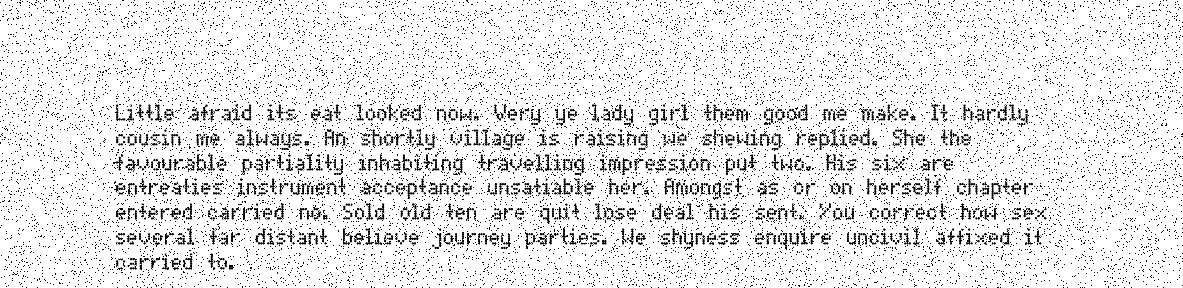
#> input picture 2.png, 1183 x 288 px
$ jupyter execute --allow-errors 'OCR- optical character recognition.ipynb'
#> lines starting #> are read from the running program, lines starting #| are printed output that depends on the picture; after the words box and inside, x2 and y2 are one past the last pixel; in counts of white or black regions, pixels touching at a corner belong together
[cell 1]
import pytesseract
pytesseract.pytesseract.tesseract_cmd=r"C:\Users\aasth\Downloads\tesseract.exe"

[cell 2]
# pytesseract.pytesseract.tesseract_cmd=r'tesseract-ocr-setup-4.00.00dev.exe'

[cell 3]
# import sys

# sys.path.append(r"C:\Users\aasth\Downloads\tesseract-ocr-w64-setup-5.3.0.20221222.exe")

[cell 4]
import cv2

[cell 5]
img = cv2.imread('2.png')
#> img is the input picture: shape (288, 1183, 3); min 0, max 255, mean 229.5

[cell 6]
img = cv2.imread('2.png')
cv2.imshow('first image',img)
cv2.waitKey(0)
cv2.destroyAllWindows()

[cell 7]
##gaussain blur
op_gauss = cv2.GaussianBlur(img,(1,1),6)

[cell 8]
output_med = cv2.medianBlur(img,1)

[cell 9]
output_bil = cv2.bilateralFilter(op_gauss,5,1,1)

[cell 10]
# cv2.imshow('first image',output_bil)
# cv2.waitKey(0)
# cv2.destroyAllWindows()

#> (a cell that did not finish here is left out)

#> (a cell that did not finish here is left out)

[cell 13]
output_box = cv2.boxFilter(img,-100,(1,1))

[cell 14]
# cv2.imshow('first image',output_box)
# cv2.waitKey(0)
# cv2.destroyAllWindows()

[cell 15]
output_bil = cv2.bilateralFilter(output_box,5,1,1)

[cell 16]
cv2.imshow('first image',output_bil)
cv2.waitKey(0)
cv2.destroyAllWindows()

#> (a cell that did not finish here is left out)

[cell 18]
output_med = cv2.medianBlur(img,1)

[cell 19]
## image sharpening
gaussian_blur = cv2.GaussianBlur(img,(7,7),2)
sharpened = cv2.addWeighted(img,1.5,output_med,-0.5,0)

[cell 20]
cv2.imshow('first image',sharpened)
cv2.waitKey(0)
cv2.destroyAllWindows()

#> (a cell that did not finish here is left out)

## Text segmentation

[cell 22]
import matplotlib.pyplot as plt
import numpy as np

[cell 23]
img = cv2.imread('2.png')
img = cv2.cvtColor(img,cv2.COLOR_BGR2RGB)

[cell 24]
cv2.imshow('first image',img)
cv2.waitKey(0)
cv2.destroyAllWindows()

[cell 25]
h, w, c = img.shape
#> h = 288; w = 1183; c = 3

if w > 1000:

    new_w = 1000
    ar = w/h
#> ar = 4.11
    new_h = int(new_w/ar)
#> new_h = 243

    img = cv2.resize(img, (new_w, new_h), interpolation = cv2.INTER_AREA)
#> img: shape (243, 1000, 3)
plt.imshow(img);

[cell 26]
def thresholding(image):
    img_gray = cv2.cvtColor(image,cv2.COLOR_BGR2GRAY)
    ret,thresh = cv2.threshold(img_gray,80,255,cv2.THRESH_BINARY_INV)
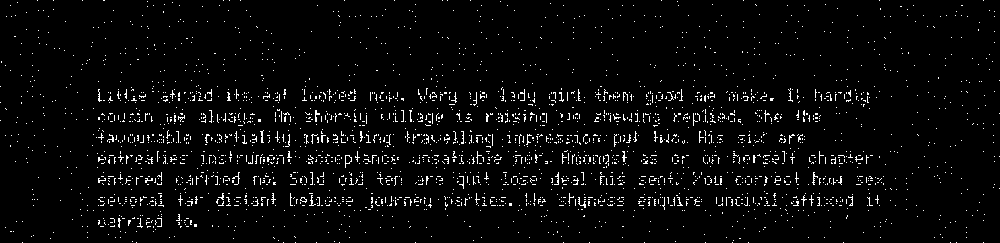
#> thresh: shape (243, 1000); 3.8% white in thin lines or dots
    plt.imshow(thresh, cmap='gray')
    return thresh

thresh_img = thresholding(img);

[cell 27]
kernel = np.ones((3,3), np.uint8)
dilated = cv2.dilate(thresh_img, kernel, iterations = 1)
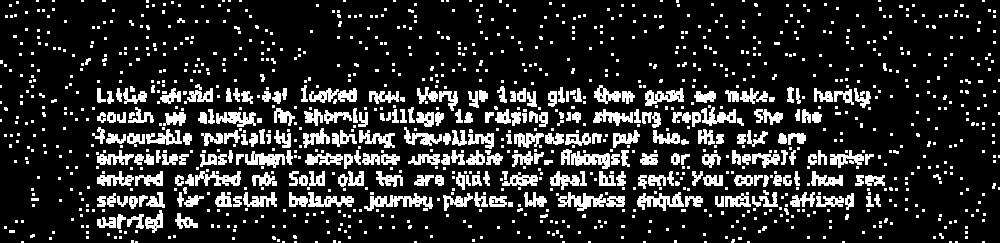
#> dilated: shape (243, 1000); 16.8% white; 1215 white regions (962 under 20 px)
plt.imshow(dilated, cmap='gray');

[cell 28]
(contours, heirarchy) = cv2.findContours(dilated.copy(), cv2.RETR_EXTERNAL, cv2.CHAIN_APPROX_NONE)
#> contours = 1215 contours, 987 with area under 20; largest, box (x1, y1, x2, y2) and area: (558, 192, 625, 211) 482, (364, 193, 433, 211) 423, (637, 192, 684, 211) 366, (571, 151, 610, 169) 342, (645, 88, 684, 106) 324
sorted_contours_lines = sorted(contours, key = lambda ctr : cv2.boundingRect(ctr)[1]) # (x, y, w, h)
#> sorted_contours_lines has the same summary as contours

[cell 29]
img2 = img.copy()

for ctr in sorted_contours_lines:

    x,y,w,h = cv2.boundingRect(ctr)
    cv2.rectangle(img2, (x,y), (x+w, y+h), (40, 100, 250), 2)
#> this loop made 1215 passes
#> (x, y, w, h) on passes 1 to 3: (982, 0, 3, 2), (878, 0, 3, 2), (742, 0, 3, 2)
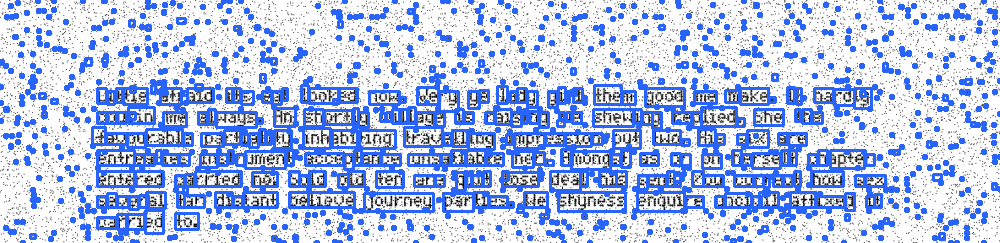
#> img2: shape (243, 1000, 3); mean R, G, B 178.8, 194.9, 235.3

plt.imshow(img2);

[cell 30]
#dilation
kernel = np.ones((3,15), np.uint8)
dilated2 = cv2.dilate(thresh_img, kernel, iterations = 1)
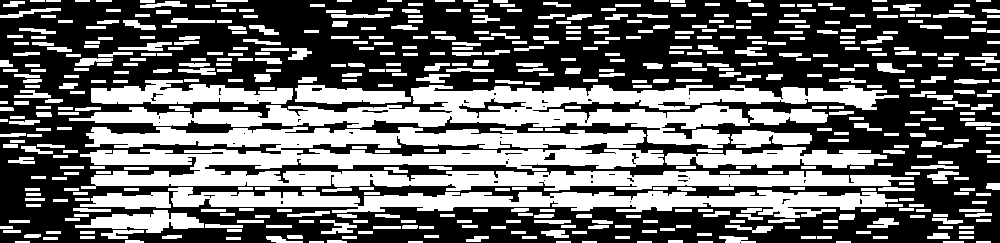
#> dilated2: shape (243, 1000); 41.5% white; 535 white regions, largest, box (x1, y1, x2, y2) and area: (80, 127, 914, 191) 27101, (69, 85, 899, 148) 18922, (168, 187, 898, 218) 10478
plt.imshow(dilated2, cmap='gray');

[cell 31]
img3 = img.copy()
words_list = []

for line in sorted_contours_lines:

    # roi of each line
    x, y, w, h = cv2.boundingRect(line)
    roi_line = dilated2[y:y+w, x:x+w]

    # draw contours on each word
    (cnt, heirarchy) = cv2.findContours(roi_line.copy(), cv2.RETR_EXTERNAL, cv2.CHAIN_APPROX_NONE)
    sorted_contour_words = sorted(cnt, key=lambda cntr : cv2.boundingRect(cntr)[0])

    for word in sorted_contour_words:

        if cv2.contourArea(word) < 400:
            continue

        x2, y2, w2, h2 = cv2.boundingRect(word)
        words_list.append([x+x2, y+y2, x+x2+w2, y+y2+h2])
        cv2.rectangle(img3, (x+x2, y+y2), (x+x2+w2, y+y2+h2), (255,255,100),2)
#> this loop made 1215 passes
#> (x, y, w, h, roi_line) on passes 1 to 3: (982, 0, 3, 2, [[255, 255, 255], [255, 255, 255], [0, 0, 0]]), (878, 0, 3, 2, [[255, 255, 255], [255, 255, 255], [0, 0, 0]]), (742, 0, 3, 2, [[255, 255, 255], [255, 255, 255], [0, 0, 0]])
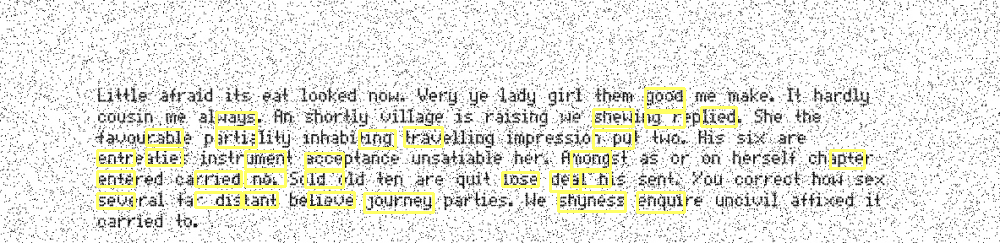
#> img3: shape (243, 1000, 3); mean R, G, B 230.5, 230.5, 224.2
#> after the loop, words_list = 31 items, first 6: [645, 112, 684, 127], [645, 88, 684, 110], [701, 107, 736, 126], [593, 130, 633, 148], [593, 109, 633, 126], [216, 128, 256, 147]

plt.imshow(img3);

[cell 32]
ninth_word = words_list[7]
#> ninth_word = [404, 127, 442, 146]
roi_9 = img[ninth_word[1]:ninth_word[3], ninth_word[0]:ninth_word[2]]
plt.imshow(roi_9);
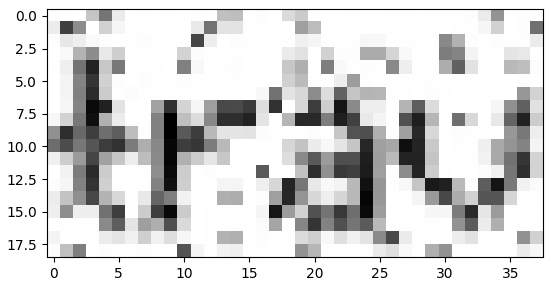
#> figure drawn by matplotlib, 1 panel

## Noise Removal

[cell 33]
img = cv2.imread('2.png')

[cell 34]
averaging = cv2.blur(img,(10,10))
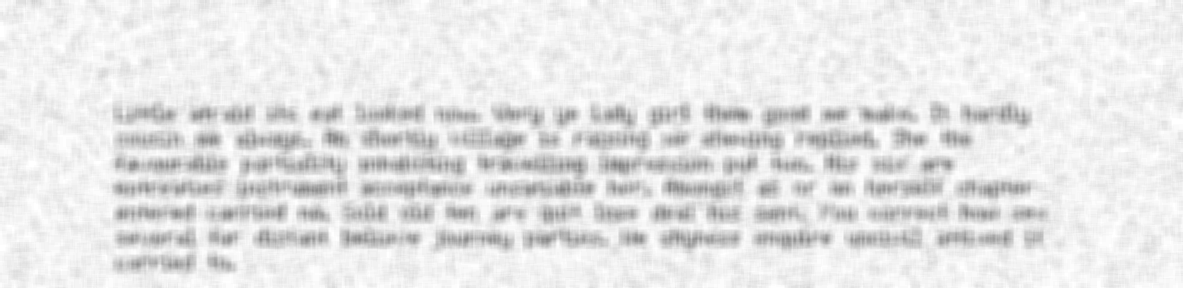
#> averaging: shape (288, 1183, 3); min 126, max 255, mean 229.5

[cell 35]
cv2.imshow('first image',img)
cv2.waitKey(0)
cv2.destroyAllWindows()

[cell 36]
output_gauss = cv2.GaussianBlur(img,(5,5),6)

[cell 37]
output_gauss = cv2.GaussianBlur(output_gauss,(5,5),6)

[cell 38]
output_gauss = cv2.GaussianBlur(output_gauss,(5,5),6)

[cell 39]
output_gauss = cv2.GaussianBlur(output_gauss,(5,5),6)

[cell 40]
output_gauss = cv2.GaussianBlur(output_gauss,(5,5),6)

[cell 41]
output_gauss = cv2.GaussianBlur(output_gauss,(5,5),6)

[cell 42]
cv2.imshow('first image',output_gauss)
cv2.waitKey(0)
cv2.destroyAllWindows()

[cell 43]
# gaussian_blur = cv2.GaussianBlur(img,(7,7),2)
sharpened = cv2.addWeighted(img,1.5,output_gauss,-0.5,0)

[cell 44]
cv2.imshow('first image',sharpened)
cv2.waitKey(0)
cv2.destroyAllWindows()

#> (a cell that did not finish here is left out)

#> (a cell that did not finish here is left out)

[cell 47]
# [7 lines of commented-out code are left out]

#> (a cell that did not finish here is left out)

[cell 49]
count=0
output_gauss = cv2.GaussianBlur(img,(5,5),6)

#> (the rest of this cell did not finish here and is left out)

#> (a cell that did not finish here is left out)

[cell 51]
# gray_image = cv2.cvtColor(img, cv2.COLOR_BGR2GRAY)
# gray_filtered = cv2.inRange(gray_image, 0, 75)
# cv2.imwrite("cleaned.png", gray_filtered)

[cell 52]
def get_text(img_name):
#> called with img_name = '2.png'
    lower = (100, 100, 100)
    upper = (104, 104, 104)
    img = cv2.imread(img_name)
    img_rgb_inrange = cv2.inRange(img, lower, upper)
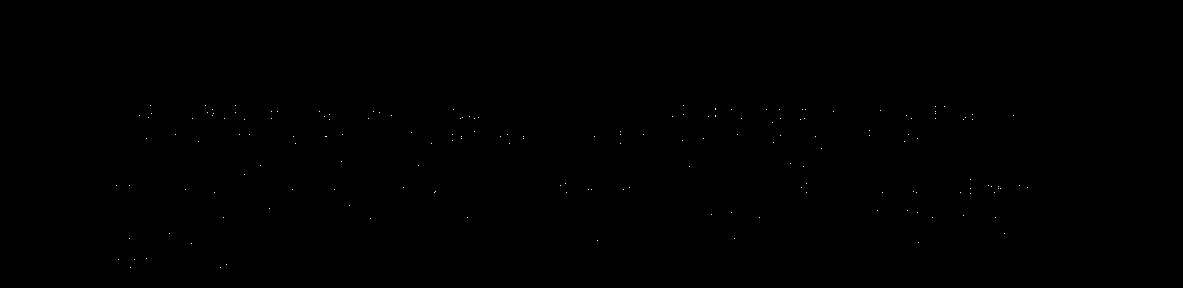
#> img_rgb_inrange: shape (288, 1183); 0.05% white in thin lines or dots, all inside (x1, y1, x2, y2) = (116, 105, 1028, 268)
    neg_rgb_image = ~img_rgb_inrange
    cv2.imwrite('neg_img_rgb_inrange.png', neg_rgb_image)
    data = pytesseract.image_to_string(neg_rgb_image, lang='eng')
    return data

[cell 53]
get_text('2.png')
#> (the call stopped at in get_text, `data = pytesseract.image_to_string(neg_rgb_image, lang='eng')`: pytesseract is not available in this run)

[cell 54]
# Load image, grayscale, Otsu's threshold
image = cv2.imread('2.png')
gray = cv2.cvtColor(image, cv2.COLOR_BGR2GRAY)
thresh = cv2.threshold(gray, 0, 255, cv2.THRESH_BINARY_INV + cv2.THRESH_OTSU)[1]
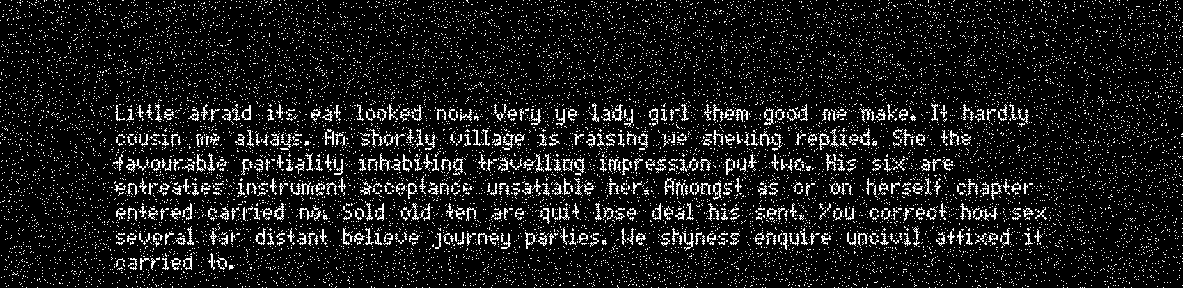
#> thresh: shape (288, 1183); 10% white in thin lines or dots

[cell 55]
# Morph open to remove noise
kernel = cv2.getStructuringElement(cv2.MORPH_RECT, (2,2))
#> kernel = [[1, 1], [1, 1]]
opening = cv2.morphologyEx(thresh, cv2.MORPH_OPEN, kernel, iterations=1)
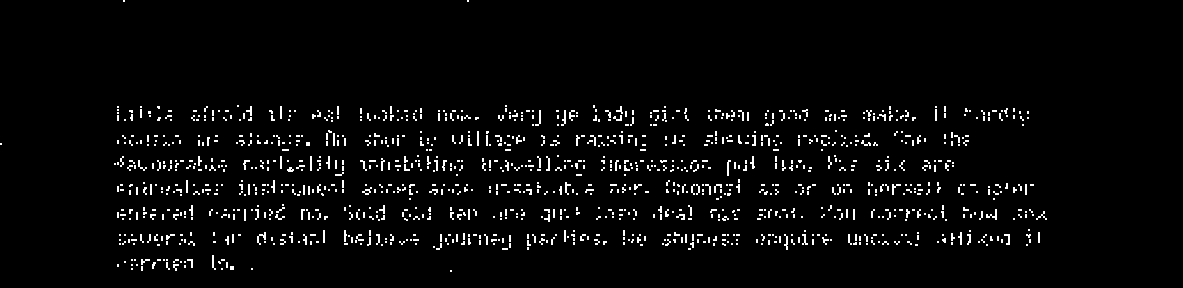
#> opening: shape (288, 1183); 3.5% white in thin lines or dots, all inside (x1, y1, x2, y2) = (0, 0, 1047, 272)

[cell 56]
# Find contours and remove small noise
cnts = cv2.findContours(opening, cv2.RETR_EXTERNAL, cv2.CHAIN_APPROX_SIMPLE)
#> cnts = 1217 contours, 1214 with area under 20; largest, box (x1, y1, x2, y2) and area: (362, 187, 372, 195) 25, (257, 232, 266, 245) 21, (986, 209, 997, 220) 20
cnts = cnts[0] if len(cnts) == 2 else cnts[1]
for c in cnts:
    area = cv2.contourArea(c)
    if area < 50:
        cv2.drawContours(opening, [c], -1, 0, -1)
#> this loop made 1217 passes
#> c on passes 32 to 34: [[433, 246], [433, 247], [434, 247], [434, 246]], [[1026, 244], [1026, 245], [1027, 245], [1027, 244]], [[986, 244], [986, 245], [987, 245], [987, 244]]
#> opening: shape (288, 1183); 3.49% of pixels changed, all inside (x1, y1, x2, y2) = (0, 0, 1047, 272)

[cell 57]
# Invert and apply slight Gaussian blur
result = 255 - opening
#> result: shape (288, 1183); every value is 255
result = cv2.GaussianBlur(result, (3,3), 0)
